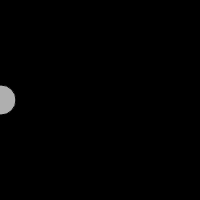
Frame 1 (no input)
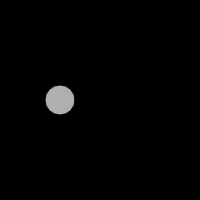
Frame 60 (no input)
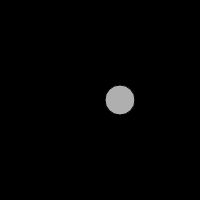
Frame 120 (the mouse pressed at the canvas centre since frame 60)

The p5.js sketch that drew these frames (run headless with seeded random() and noise() and a simulated clock; from frame 60 on, the mouse is pressed at the canvas centre):

// p5.js sketch
// ── sketch.js

var  x = 0;
var  y = 100;
var  xSpeed = 1;


function setup() {
  createCanvas(200, 200);
}

function draw() {
  background(0);
  //must call all three functions in the draw loop
  move();
  bounce();
  display();
}

//defined move function
function move(){
  x = x + xSpeed;
}

//defined bounce function
function bounce(){
    if((x > width) || (x < 0)){
    xSpeed = xSpeed * -1;
  }
}

//defined display of ellipse
function display(){
  fill(175);
  ellipse(x, y, 30, 30);
}
